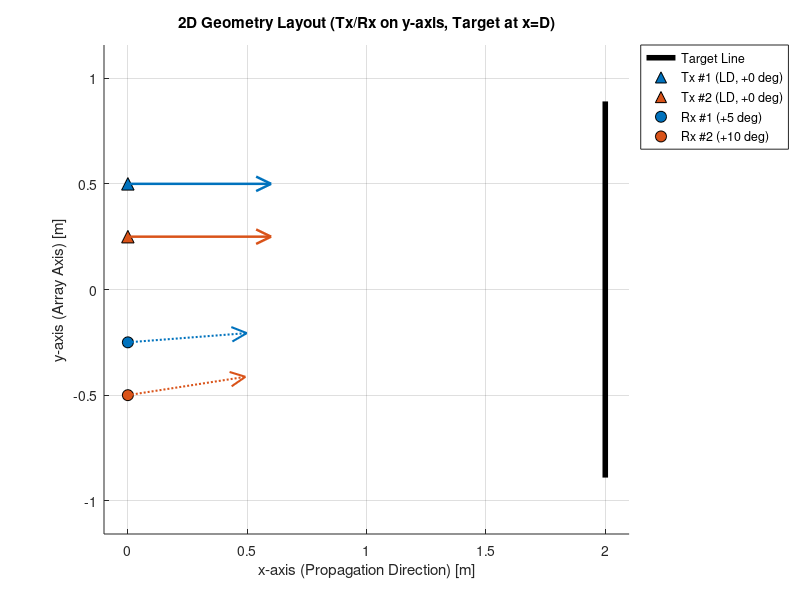
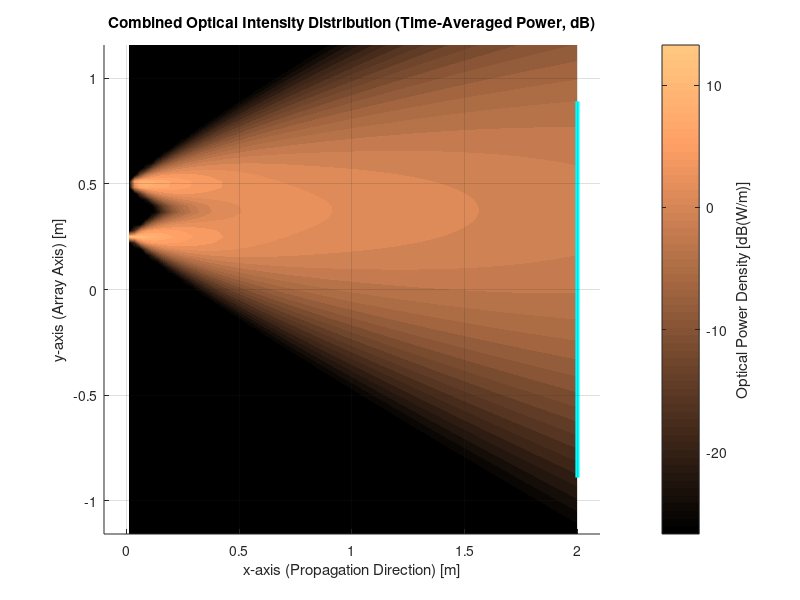
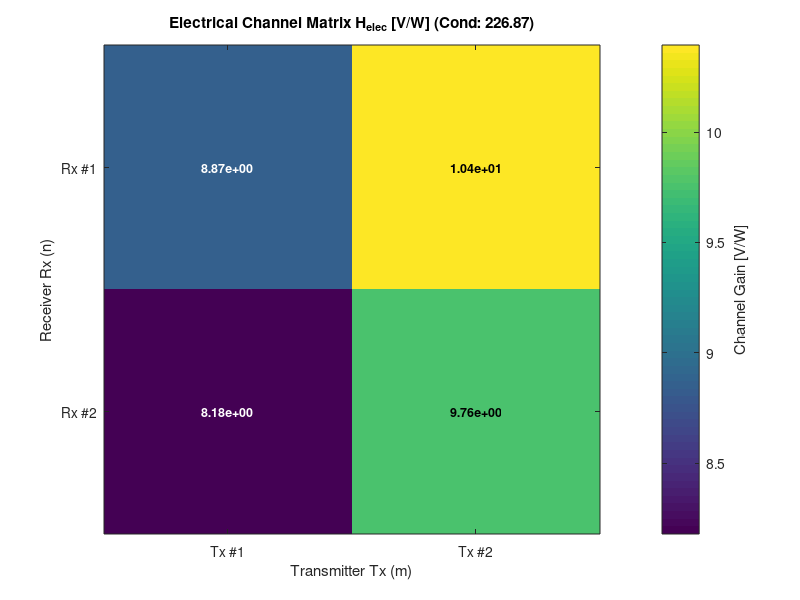
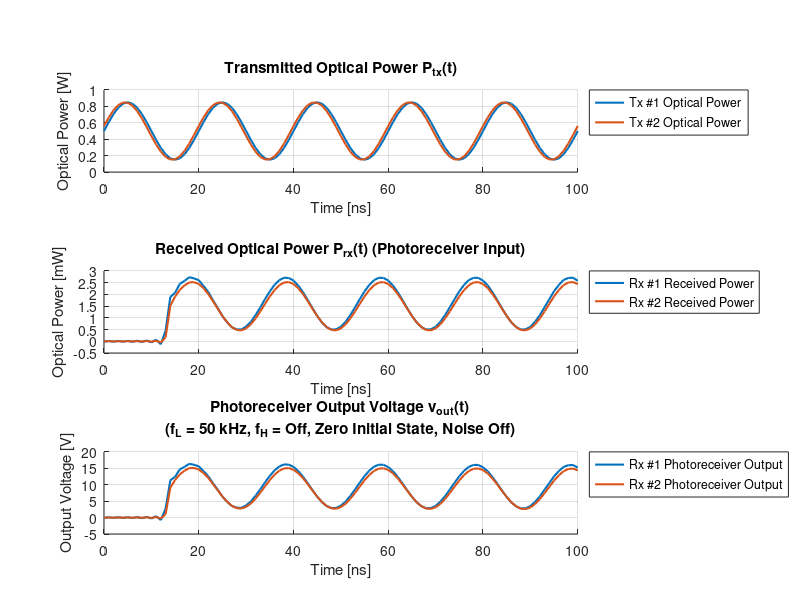

The MATLAB script that drew these images, in order:
% =========================================================================
% 関数名: optical_mimo_simulation
%
% 【関数呼び出し形式】
%   [y, H_elec, H_opt, info] = optical_mimo_simulation(x, params);
%
% 【概要】
% 純粋な2次元直交座標系 (x, y) における光MIMO（インコヒーレント光・LiDAR反射型）
% 空間伝搬シミュレーション関数。
% 光路長差による伝搬時間遅延（Time of Flight: TOF）およびマルチパス広がりを
% 周波数領域複素伝達関数 H(f) により厳密にモデル化。
%
% 【2次元座標系の定義】
%   - x 軸: 前方進行方向（右向き正面が 0 度、距離 [m]）
%   - y 軸: アレイ配置・横方向軸 [m]
%   - 偏角 theta: 正面 (+x 方向) を 0 度とした xy 平面内の回転角 [deg]
%   - 光源 (Tx) / 受光器 (Rx): y 軸上 (x = 0) に配置
%   - 反射ターゲット: x = D に位置する y 軸方向の線分（微小線素パッチ分割）
%   - 空間光強度: 各座標 (x, y) における合成光パワー密度 [W/m]
%
% 【受光回路モデル】
%   - 受光モジュール (APD + 内蔵アンプ) の帯域を 1次HPF (低域遮断 hpf_cutoff) と
%     1次LPF (高域遮断 lpf_cutoff) で模擬 (例: 浜松ホトニクス C5658 = 0.05 MHz ～ 1 GHz)
%   - params.initial_state により送受信の初期状態を選択
%       'zero'  : t < 0 は無送信・受光回路は静止状態（光の到達遅延・点灯直後の過渡を観測）
%       'steady': 入力 x を1周期として繰り返し送信している定常状態
%                 （x の長さは信号周期の整数倍とすること）
%   - 信号経路: x(t) [W] -> 光チャネル -> P_rx(t) [W] (info.P_rx) -> R * G -> HPF/LPF
%               -> v_signal(t) [V] (info.v_signal) -> 受光器雑音 -> y(t) [V]
%   - 雑音 (noise_params.model = 'fixed'): 光入力換算の固定雑音 input_noise_rms [W rms]
%     (例: C5658 = -48 dBm = 16 nW rms)。受光光パワーが減衰すると SNR が低下する
%   - 受光光パワーが 1 dB 圧縮点 (rx_common.compression_power) を超えると警告（飽和は模擬しない）
% =========================================================================

function [y, H_elec, H_opt, info] = optical_mimo_simulation(x, params)

% ---------------------------------------------------------------------
% 1. 入力引数の検証およびパラメータの補完
% ---------------------------------------------------------------------
default_params = get_default_params();
if nargin < 2 || isempty(params)
params = default_params;
else
params = fill_missing_fields(params, default_params);
end

% 旧パラメータ dc_block との互換: dc_block = false が指定された場合は HPF を無効化
if isfield(params.rx_common, 'dc_block') && ~params.rx_common.dc_block
params.rx_common.hpf_cutoff = 0;
end

% ---------------------------------------------------------------------
% 2. 入力光信号 x の次元チェックと時間軸 t_vec の生成
% ---------------------------------------------------------------------
M_expected = length(params.tx_array);

if nargin < 1 || isempty(x)
% デフォルトテスト波形: 50 MHz 高周波正弦波、Tx #2 は位相 10 度ずらし
fs = params.fs;
t_vec = 0:(1/fs):100e-9;
num_samples = length(t_vec);
x = zeros(M_expected, num_samples);
f_carrier = 50.0e6;
for m = 1:M_expected
phase_offset = (m - 1) * (10.0 * pi / 180);
x(m, :) = 0.5 + 0.35 * sin(2 * pi * f_carrier * t_vec + phase_offset);
end
else
% 入力信号が転置されている場合の補正 (M x 1 を期待)
if size(x, 1) == 1 && size(x, 2) == M_expected
x = x.';
end
num_samples = size(x, 2);
if num_samples > 1
t_vec = (0:(num_samples - 1)) / params.fs;
else
t_vec = 0;  % 静的スナップショット
end
end

% ---------------------------------------------------------------------
% 3. 2次元反射ターゲット幾何（線分パッチ群）の生成
% ---------------------------------------------------------------------
target_geo = generate_target_geometry_2d(params.target);

% ---------------------------------------------------------------------
% 4. 2次元光チャネル行列 H_opt およびパッチ別遅延データの計算
% ---------------------------------------------------------------------
[H_opt, patch_data] = calculate_optical_channel_2d(params.tx_array, params.rx_array, ...
target_geo, params.rx_common, ...
params.medium_extinction);

% ---------------------------------------------------------------------
% 5. 静的電気チャネル行列 H_elec の計算 (DC / 準静的極限ゲイン)
% ---------------------------------------------------------------------
G_tia = params.rx_common.tia_gain;
R_resp = params.rx_common.responsivity;
H_elec = G_tia * R_resp * H_opt;

% ---------------------------------------------------------------------
% 6. 受光光パワー P_rx および受光モジュール出力 y の算出（TOF伝搬遅延モデル対応）
%    光チャネル: x(t) [W] -> P_rx(t) [W]（受光器入力）
%    受光回路  : P_rx(t) -> 光電変換 (R * G) -> HPF/LPF -> v_signal(t) [V] -> 雑音付加 -> y(t) [V]
% ---------------------------------------------------------------------
c_speed = 2.99792458e8 / params.refractive_index;
is_steady = strcmpi(params.initial_state, 'steady');

if num_samples > 1
% 時系列信号: パッチごとの伝搬遅延と受光回路の周波数特性を周波数領域伝達関数 H(f) で畳み込み
%   steady: 巡回畳み込み（周期送信の定常状態）、HPF も定常応答として周波数領域で適用
%   zero  : 線形畳み込み、HPF は時定数が解析区間より長いため時間領域の零初期状態 IIR で適用
tau_patches = patch_data.path_length / c_speed;
[P_rx, P_rx_filt] = simulate_tof_propagation(x, patch_data.dH, tau_patches, params.fs, ...
params.rx_common, is_steady);
v_signal = G_tia * R_resp * P_rx_filt;
if ~is_steady
v_signal = apply_rx_highpass_zero_state(v_signal, params.rx_common.hpf_cutoff, params.fs);
end
else
% 静的スナップショット: 遅延は位相に影響しないため実数行列の瞬時積
% (DC解析のため、HPF 有効時は定常状態で DC 成分が遮断され出力 0)
P_rx = H_opt * x;
v_signal = H_elec * x;
if params.rx_common.hpf_cutoff > 0
v_signal = zeros(size(v_signal));
end
end

[y, noise_rms_v] = apply_receiver_noise(v_signal, params.noise_params, params.rx_common, params.fs);

% 受光光パワーが 1 dB 圧縮点を超える場合は警告（飽和特性は模擬しない）
P_rx_peak = max(P_rx, [], 2);
P_comp = params.rx_common.compression_power;
is_compressed = false(size(P_rx_peak));
if P_comp > 0
is_compressed = P_rx_peak > P_comp;
for n = find(is_compressed(:).')
warning('optical_mimo_simulation:compression', ...
    'Rx #%d: 受光光パワーのピーク %.3g W が 1 dB 圧縮点 %.3g W を超えています（飽和は模擬していません）', ...
    n, P_rx_peak(n), P_comp);
end
end

% ---------------------------------------------------------------------
% 7. チャネル解析情報の収集
% ---------------------------------------------------------------------
sing_vals = svd(H_elec);
cond_num = cond(H_elec);

info.singular_values = sing_vals;
info.condition_number = cond_num;
info.rank = rank(H_elec);
info.target_geometry = target_geo;
info.H_optical = H_opt;
info.H_electrical = H_elec;
info.time_vector = t_vec;
info.patch_data = patch_data;
info.P_rx = P_rx;                          % 受光器入力の光パワー [W] (N x サンプル数)
info.P_rx_peak = P_rx_peak;                % 受光光パワーのピーク [W] (N x 1)
info.is_compressed = is_compressed;        % 1 dB 圧縮点の超過 (N x 1)
info.v_signal = v_signal;                  % 雑音付加前の受光モジュール出力 [V]
info.noise_rms_v = noise_rms_v;            % 出力換算の雑音 rms [V] (雑音無効時は 0)
if noise_rms_v > 0
info.snr_peak_db = 20 * log10(max(abs(v_signal), [], 2) / noise_rms_v);   % ピーク SNR [dB] (N x 1)
else
info.snr_peak_db = Inf(size(v_signal, 1), 1);
end

% ---------------------------------------------------------------------
% 8. 可視化レンダリング（enable_plot が true の場合のみ実行）
% ---------------------------------------------------------------------
if isfield(params, 'enable_plot') && params.enable_plot
render_simulation_visuals_2d(params, target_geo, H_elec, x, P_rx, y, t_vec, cond_num);
end

end

% =========================================================================
% 内部関数群: 2次元デフォルトパラメータの取得 (2Tx x 2Rx)
% =========================================================================
function p = get_default_params()
p.medium_extinction = 0.0;     % 消散係数 (0.0: 空気中, >0: 水中 [1/m])
p.refractive_index = 1.0;      % 媒体屈折率 (空気中: 1.0, 純水: 1.33)
p.fs = 1.0e9;                  % サンプリング周波数 [Hz] (1 GHz)
p.initial_state = 'zero';      % 送受信の初期状態 ('zero': t<0 は無送信, 'steady': x の周期送信の定常状態)
p.enable_plot = true;          % 可視化フラグ
p.intensity_plot_scale = 'dB'; % 光強度分布図の表示スケール ('dB' または 'linear')
p.intensity_db_range = 40.0;   % dB表示時のダイナミックレンジ [dB] (最大値からの表示下限)

% 送信アレイ (Tx: x=0 の y軸上に配置, ターゲット平板に対し垂直 0 deg)
% Tx #1: (0, 0.50) [m]
p.tx_array(1).pos = [0.0,  0.50];
p.tx_array(1).type = 'LD';
p.tx_array(1).pointing_deg = 0.0;
p.tx_array(1).fwhm = 25.0;

% Tx #2: (0, 0.25) [m]
p.tx_array(2).pos = [0.0,  0.25];
p.tx_array(2).type = 'LD';
p.tx_array(2).pointing_deg = 0.0;
p.tx_array(2).fwhm = 25.0;

% 受光アレイ (Rx: x=0 の y軸上に配置)
% Rx #1: (0, -0.25) [m], 内向き +5 deg
p.rx_array(1).pos = [0.0, -0.25];
p.rx_array(1).pointing_deg =   5.0;

% Rx #2: (0, -0.50) [m], 内向き +10 deg
p.rx_array(2).pos = [0.0, -0.50];
p.rx_array(2).pointing_deg =  10.0;

% 受光器共通仕様 (2D受光開口幅)
p.rx_common.aperture_width = 0.01;         % 2D受光開口幅 [m] (10mm)
p.rx_common.fov_deg = 45.0;                % 視野角 半角 [deg]
p.rx_common.responsivity = 0.60;           % PD感度 [A/W]
p.rx_common.tia_gain = 1.0e4;              % TIAゲイン [V/A]
p.rx_common.hpf_cutoff = 0.05e6;           % 受光回路の低域遮断周波数 [Hz] (1次HPF, 0: 無効) C5658: 0.05 MHz
p.rx_common.lpf_cutoff = 0;                % 受光回路の高域遮断周波数 [Hz] (1次LPF, 0: 無効) C5658: 1 GHz
p.rx_common.compression_power = 0;         % 1 dB 圧縮点の光入力パワー [W] (超過時は警告のみ, 0: 判定しない) C5658: 3 uW

% 反射ターゲット (x = distance に置かれた y軸方向の線分壁)
p.target.distance = 2.0;                   % x 軸距離 [m]
p.target.length = 1.8;                     % y 方向の長さ [m]
p.target.num_patches = 90;                 % 分割パッチ数 (線素数)
p.target.reflectance = 0.80;               % 拡散反射率 (rho = 0.8)

% ノイズ設定
p.noise_params.enable = false;
p.noise_params.model = 'fixed';            % 'fixed': 受光器の固定雑音 (光入力換算), 'snr': 信号に対する SNR 一定
p.noise_params.input_noise_rms = 16e-9;    % 光入力換算の雑音 rms [W] (受光回路帯域内) C5658: -48 dBm (16 nW rms)
p.noise_params.snr_db = 30.0;              % model = 'snr' のときの SNR [dB]
p.noise_params.seed = [];                  % 乱数シード ([]: 固定しない)
end

% =========================================================================
% 内部関数: 未定義パラメータの再帰的補完
% =========================================================================
function user_s = fill_missing_fields(user_s, def_s)
if ~isstruct(user_s)
user_s = def_s;
return;
end

fnames = fieldnames(def_s);
for i = 1:length(fnames)
f = fnames{i};
if ~isfield(user_s, f)
user_s.(f) = def_s.(f);
else
if isstruct(def_s.(f)) && isstruct(user_s.(f)) && ...
numel(def_s.(f)) == 1 && numel(user_s.(f)) == 1
user_s.(f) = fill_missing_fields(user_s.(f), def_s.(f));
end
end
end
end

% =========================================================================
% 内部関数: 2次元反射ターゲット線分パッチ生成
% =========================================================================
function target = generate_target_geometry_2d(t_params)
K = t_params.num_patches;
L = t_params.length;
D = t_params.distance;

y_edges = linspace(-L / 2, L / 2, K + 1);
y_centers = (y_edges(1:end-1) + y_edges(2:end)) / 2;
dl = L / K;

target.p = zeros(K, 2);
target.p(:, 1) = D;                        % x 座標 (距離 D)
target.p(:, 2) = y_centers(:);             % y 座標
target.n = repmat([-1.0, 0.0], K, 1);      % 法線は正面を向く (-x 方向)
target.dl = dl * ones(K, 1);               % 各パッチの線素長 [m]
target.rho = t_params.reflectance;
end

% =========================================================================
% 内部関数: 2次元光伝搬結合係数およびパッチ別光路長の計算
% =========================================================================
function [H_opt, patch_data] = calculate_optical_channel_2d(tx_array, rx_array, target, rx_common, c_ext)
M = length(tx_array);
N = length(rx_array);
K = size(target.p, 1);

H_opt = zeros(N, M);
dH_tensor = zeros(N, M, K);
path_tensor = zeros(N, M, K);

for m = 1:M
tx_pos = tx_array(m).pos(1:2);
pointing_tx = tx_array(m).pointing_deg;
v_tx = [cosd(pointing_tx), sind(pointing_tx)];
fwhm_m = tx_array(m).fwhm;
type_m = tx_array(m).type;

% Tx_m から全パッチへの幾何計算
d1_vec = target.p - repmat(tx_pos, K, 1);
r1 = sqrt(sum(d1_vec.^2, 2));
u1 = d1_vec ./ repmat(max(r1, 1e-6), 1, 2);

cos_alpha = sum(repmat(v_tx, K, 1) .* u1, 2);
cos_alpha = max(min(cos_alpha, 1.0), -1.0);
alpha_deg = acosd(cos_alpha);

cos_psi1 = sum(-u1 .* target.n, 2);
cos_psi1 = max(cos_psi1, 0.0);

R_tx = eval_tx_radiation_2d(alpha_deg, fwhm_m, type_m);
E_patch = (R_tx .* cos_psi1 ./ max(r1, 1e-6)) .* exp(-c_ext * r1);

for n = 1:N
    rx_pos = rx_array(n).pos(1:2);
    pointing_rx = rx_array(n).pointing_deg;
    v_rx = [cosd(pointing_rx), sind(pointing_rx)];

    % パッチから Rx_n への幾何計算
    d2_vec = repmat(rx_pos, K, 1) - target.p;
    r2 = sqrt(sum(d2_vec.^2, 2));
    u2 = d2_vec ./ repmat(max(r2, 1e-6), 1, 2);

    cos_theta2 = sum(u2 .* target.n, 2);
    cos_theta2 = max(cos_theta2, 0.0);

    cos_psi2 = sum(-u2 .* repmat(v_rx, K, 1), 2);
    cos_psi2 = max(min(cos_psi2, 1.0), -1.0);
    psi2_deg = acosd(cos_psi2);

    fov_mask = double(psi2_deg <= rx_common.fov_deg);

    dH = (E_patch * (target.rho / 2.0)) .* ...
         (cos_theta2 .* cos_psi2 ./ max(r2, 1e-6)) .* ...
         rx_common.aperture_width .* exp(-c_ext * r2) .* fov_mask .* target.dl;

    H_opt(n, m) = sum(dH);
    dH_tensor(n, m, :) = dH;
    path_tensor(n, m, :) = r1 + r2;   % 往復光路長 [m]
end


end

patch_data.dH = dH_tensor;
patch_data.path_length = path_tensor;
end

% =========================================================================
% 内部関数: TOF周波数領域伝達関数による時系列信号の厳密伝搬シミュレーション
%   P_rx      : 受光器に到達する光パワー [W]（光チャネルのみ、受光回路の特性を含まない）
%   P_rx_filt : P_rx に受光回路の周波数特性を適用したもの [W]
%               (LPF、定常状態では HPF も含む。零初期状態の HPF は呼び出し側で適用)
%   is_periodic = true : x を1周期とする周期送信の定常状態（巡回畳み込み）
%   is_periodic = false: t < 0 は無送信（ゼロパディングによる線形畳み込み）
% =========================================================================
function [P_rx, P_rx_filt] = simulate_tof_propagation(x, dH_patches, tau_patches, fs, rx_common, is_periodic)
[M, num_samples] = size(x);
N = size(dH_patches, 1);

if is_periodic
n_pad = 0;
else
max_tau = max(tau_patches(:));
n_pad = ceil(max_tau * fs) + 64;
end
n_fft = num_samples + n_pad;

% 正の周波数ベクトル（DCからナイキスト周波数まで）
num_pos = floor(n_fft / 2) + 1;
f_pos = (0:(num_pos - 1)) * (fs / n_fft);

% 受光回路の周波数特性（LPF、定常状態では HPF も含む）
H_rx_full = hermitian_full_spectrum(eval_rx_frequency_response(f_pos, rx_common, is_periodic), n_fft);

P_rx = zeros(N, num_samples);
P_rx_filt = zeros(N, num_samples);

% 送信波形をゼロパディングしてFFT（定常状態ではパディングなしの巡回畳み込み）
X_fft = zeros(M, n_fft);
for m = 1:M
x_padded = [x(m, :), zeros(1, n_pad)];
X_fft(m, :) = fft(x_padded);
end

for n = 1:N
Y_fft_n = zeros(1, n_fft);
for m = 1:M
dH_km = squeeze(dH_patches(n, m, :));          % [K x 1]
tau_km = squeeze(tau_patches(n, m, :));         % [K x 1]

    % 各パッチの位相回転 exp(-j 2*pi*f*tau) を積分した伝達関数 H(f)
    phase_mat = -2.0 * pi * (tau_km * f_pos);       % [K x num_pos]
    H_half = sum(repmat(dH_km, 1, num_pos) .* exp(1i * phase_mat), 1);

    Y_fft_n = Y_fft_n + X_fft(m, :) .* hermitian_full_spectrum(H_half, n_fft);
end
p_time = real(ifft(Y_fft_n));
P_rx(n, :) = p_time(1:num_samples);
p_time = real(ifft(Y_fft_n .* H_rx_full));
P_rx_filt(n, :) = p_time(1:num_samples);


end
end

% =========================================================================
% 内部関数: 正の周波数成分 (DC ～ ナイキスト) からエルミート対称な全周波数ベクトルを構築
% =========================================================================
function H_full = hermitian_full_spectrum(H_half, n_fft)
num_pos = floor(n_fft / 2) + 1;
H_full = zeros(1, n_fft);
H_full(1:num_pos) = H_half;
if mod(n_fft, 2) == 0
H_full((num_pos + 1):n_fft) = conj(H_half(end-1:-1:2));
else
H_full((num_pos + 1):n_fft) = conj(H_half(end:-1:2));
end
end

% =========================================================================
% 内部関数: 2次元放射パターン評価 (LED / LD)
%   戻り値 R(alpha) [1/rad] は -90 ～ +90 deg の角度積分が 1 となるよう正規化。
%   送信光パワー P [W] に対する放射強度は P * R(alpha) [W/rad] となる。
% =========================================================================
function R = eval_tx_radiation_2d(alpha_deg, fwhm_deg, type)
if strcmpi(type, 'LED')
cos_half = cosd(min(fwhm_deg / 2.0, 89.0));
m_order = -log(2.0) / log(cos_half);
% 正規化積分: int_{-pi/2}^{pi/2} cos^m(a) da = sqrt(pi) * Gamma((m+1)/2) / Gamma(m/2+1)
norm_int = sqrt(pi) * exp(gammaln((m_order + 1) / 2) - gammaln(m_order / 2 + 1));
rad = alpha_deg * (pi / 180.0);
R = zeros(size(alpha_deg));
valid = abs(alpha_deg) <= 90.0;
R(valid) = (cos(rad(valid)).^m_order) / norm_int;
else
sigma = (fwhm_deg / 2.0) / sqrt(2 * log(2));
% 正規化積分: int_{-pi/2}^{pi/2} exp(-a^2 / (2 sigma^2)) da
sigma_rad = sigma * (pi / 180.0);
norm_int = sqrt(2 * pi) * sigma_rad * erf((pi / 2) / (sqrt(2) * sigma_rad));
R = exp(-0.5 * (alpha_deg ./ sigma).^2) / norm_int;
R(abs(alpha_deg) > 90.0) = 0.0;
end
end

% =========================================================================
% 内部関数: 受光回路の周波数特性 (1次LPF・1次HPF のアナログ伝達関数)
%   H_LPF(f) = 1 / (1 + j f / f_H),  H_HPF(f) = (j f / f_L) / (1 + j f / f_L)
% =========================================================================
function H_rx = eval_rx_frequency_response(f, rx_common, include_hpf)
H_rx = ones(size(f));

f_H = rx_common.lpf_cutoff;
if f_H > 0 && isfinite(f_H)
H_rx = H_rx ./ (1 + 1i * f / f_H);
end

f_L = rx_common.hpf_cutoff;
if include_hpf && f_L > 0
jf = 1i * f / f_L;
H_rx = H_rx .* (jf ./ (1 + jf));
end
end

% =========================================================================
% 内部関数: 受光回路 1次HPF（AC結合）の零初期状態応答
%   t < 0 で回路が静止している状態から、因果的な IIR フィルタとして時間領域で適用。
%   HPF の時定数 1/(2 pi f_L) は解析区間より十分長いため、周波数領域ではなく
%   双一次変換（プリワーピング付き）による時間領域処理とする。
% =========================================================================
function y_out = apply_rx_highpass_zero_state(y_in, f_L, fs)
y_out = y_in;
if f_L <= 0
return;
end

K = tan(pi * f_L / fs);
b = [1, -1] / (1 + K);
a = [1, (K - 1) / (1 + K)];
for n = 1:size(y_in, 1)
y_out(n, :) = filter(b, a, y_in(n, :));
end
end

% =========================================================================
% 内部関数: 受光器雑音の付加
%   model = 'fixed': 受光器の固定雑音（光入力換算 input_noise_rms [W rms]）。
%                    白色ガウス雑音を受光回路の HPF/LPF で帯域制限した後、出力換算の
%                    rms が input_noise_rms * (R * G) となるようスケーリングして加える。
%                    雑音レベルは信号に依存しないため、受光光パワーの減衰に応じて SNR が低下する。
%   model = 'snr'  : 出力信号の平均電力に対して snr_db [dB] となる白色雑音（従来モデル）
%   戻り値 noise_rms_v: 出力換算の雑音 rms [V]（雑音無効時は 0）
% =========================================================================
function [y_out, noise_rms_v] = apply_receiver_noise(y_in, noise_params, rx_common, fs)
y_out = y_in;
noise_rms_v = 0;
if ~isfield(noise_params, 'enable') || ~noise_params.enable
return;
end

if ~isempty(noise_params.seed)
rng(noise_params.seed);
end

[N, num_samples] = size(y_in);
if strcmpi(noise_params.model, 'snr')
snr_linear = 10^(noise_params.snr_db / 10);
sig_power = mean(y_in(:).^2);
if sig_power <= 0
    sig_power = 1.0;
end
noise_rms_v = sqrt(sig_power / max(snr_linear, 1e-12));
y_out = y_in + noise_rms_v * randn(size(y_in));
return;
end

noise_rms_v = noise_params.input_noise_rms * rx_common.responsivity * rx_common.tia_gain;
if num_samples > 1
% 定常な雑音のため、受光回路の HPF/LPF を定常応答として周波数領域で適用
num_pos = floor(num_samples / 2) + 1;
f_pos = (0:(num_pos - 1)) * (fs / num_samples);
H_rx_full = hermitian_full_spectrum(eval_rx_frequency_response(f_pos, rx_common, true), num_samples);
shaped = real(ifft(fft(randn(N, num_samples), [], 2) .* repmat(H_rx_full, N, 1), [], 2));
% 単位分散の白色雑音に対するフィルタ出力の rms で正規化（Parseval）
noise = shaped / sqrt(mean(abs(H_rx_full).^2)) * noise_rms_v;
else
noise = noise_rms_v * randn(N, 1);
end
y_out = y_in + noise;
end

% =========================================================================
% 内部関数: 2次元可視化レンダリング（1グラフ1Figure、波形は上下1Figure）
% =========================================================================
function render_simulation_visuals_2d(params, target, H_elec, X, P_rx, Y, t, cond_num)
M = length(params.tx_array);
N = length(params.rx_array);

colors_tx = lines(max(M, 3));
colors_rx = lines(max(N, 5));

D_target = target.p(1, 1);
y_min_t  = min(target.p(:, 2));
y_max_t  = max(target.p(:, 2));

% 表示範囲: ターゲット・Tx・Rx の y 座標をすべて含み、距離 D に応じた余白を付加
y_all = [y_min_t, y_max_t, ...
arrayfun(@(s) s.pos(2), params.tx_array), ...
arrayfun(@(s) s.pos(2), params.rx_array)];
y_margin = 0.15 * max(max(y_all) - min(y_all), 0.05 * D_target);
y_lim_plot = [min(y_all) - y_margin, max(y_all) + y_margin];
x_margin = 0.05 * D_target;

% ---------------------------------------------------------------------
% Figure 1: 2D幾何配置図 (2D Geometry Layout)
%   距離 D と y 方向の広がりの比が大きくても潰れないよう axis equal は使わない
%   (矢印は実際の指向方向を示すが、x と y の縮尺は一致しない)
% ---------------------------------------------------------------------
figure('Name', 'Optical MIMO 2D - Geometry Layout', ...
'NumberTitle', 'off', 'Position', [50, 480, 580, 420]);
hold on; grid on;
xlabel('x-axis (Propagation Direction) [m]');
ylabel('y-axis (Array Axis) [m]');
title('2D Geometry Layout (Tx/Rx on y-axis, Target at x=D)');

plot([D_target, D_target], [y_min_t, y_max_t], 'k-', 'LineWidth', 4.0, 'DisplayName', 'Target Line');

len_arrow_tx = 0.30 * D_target;   % Tx 矢印幹の長さ [m] (ターゲット距離に比例)
len_arrow_rx = 0.25 * D_target;   % Rx 矢印幹の長さ [m] (ターゲット距離に比例)

for m = 1:M
pos = params.tx_array(m).pos;
theta = params.tx_array(m).pointing_deg;
plot(pos(1), pos(2), '^', 'MarkerSize', 9, ...
'MarkerFaceColor', colors_tx(m, :), 'Color', 'k', ...
'DisplayName', sprintf('Tx #%d (%s, %+.0f deg)', m, params.tx_array(m).type, theta));
end

for n = 1:N
pos = params.rx_array(n).pos;
theta = params.rx_array(n).pointing_deg;
plot(pos(1), pos(2), 'o', 'MarkerSize', 8, ...
'MarkerFaceColor', colors_rx(n, :), 'Color', 'k', ...
'DisplayName', sprintf('Rx #%d (%+.0f deg)', n, theta));
end
legend('Location', 'northeastoutside');
xlim([-x_margin, D_target + x_margin]);
ylim(y_lim_plot);

% 矢印は凡例・表示範囲の確定後に描画（矢じりの形状を画面上で一定に保つため）
for m = 1:M
theta = params.tx_array(m).pointing_deg;
draw_pointing_arrow_2d(params.tx_array(m).pos, [cosd(theta), sind(theta)], len_arrow_tx, ...
    colors_tx(m, :), '-', 1.8);
end

for n = 1:N
% Rx 矢印: 細かく密なドット点線 (':')
theta = params.rx_array(n).pointing_deg;
draw_pointing_arrow_2d(params.rx_array(n).pos, [cosd(theta), sind(theta)], len_arrow_rx, ...
    colors_rx(n, :), ':', 1.5);
end

% ---------------------------------------------------------------------
% Figure 2: 空間 (x, y) における合成光強度分布ヒートマップ
% ---------------------------------------------------------------------
figure('Name', 'Optical MIMO 2D - Optical Intensity Distribution', ...
'NumberTitle', 'off', 'Position', [650, 480, 600, 420]);
hold on; grid on;

num_samples = size(X, 2);
if num_samples > 1
P_weights = mean(X, 2);
weight_mode_str = 'Time-Averaged Power';
else
P_weights = X;
weight_mode_str = 'Static Power';
end

gx = linspace(0.01, D_target, 80);
gy = linspace(y_lim_plot(1), y_lim_plot(2), 80);
[GX, GY] = meshgrid(gx, gy);
field_intensity = zeros(size(GX));

for m = 1:M
t_pos = params.tx_array(m).pos;
v_m = [cosd(params.tx_array(m).pointing_deg), sind(params.tx_array(m).pointing_deg)];
dx = GX - t_pos(1);
dy = GY - t_pos(2);
dist = sqrt(dx.^2 + dy.^2);
cos_ang = (dx * v_m(1) + dy * v_m(2)) ./ max(dist, 1e-6);
ang = acosd(max(min(cos_ang, 1.0), -1.0));
rad_pat = eval_tx_radiation_2d(ang, params.tx_array(m).fwhm, params.tx_array(m).type);

field_intensity = field_intensity + ...
    P_weights(m) * (rad_pat ./ max(dist, 0.05)) .* exp(-params.medium_extinction * dist);


end

use_db = strcmpi(params.intensity_plot_scale, 'dB');
if use_db
% dB表示: 最大値から intensity_db_range [dB] 下までを表示範囲とする
I_max = max(field_intensity(:));
if I_max <= 0
    I_max = 1e-30;
end
db_top = 10 * log10(I_max);
db_floor = db_top - params.intensity_db_range;
field_plot = 10 * log10(max(field_intensity, 10^(db_floor / 10)));
cb_label_str = 'Optical Power Density [dB(W/m)]';
scale_str = 'dB';
else
field_plot = field_intensity;
cb_label_str = 'Optical Power Density [W/m]';
scale_str = 'Linear';
end

contourf(GX, GY, field_plot, 25, 'LineStyle', 'none');
h_cb_field = colorbar;
ylabel(h_cb_field, cb_label_str);
if use_db
caxis([db_floor, db_top]);
end
try
colormap(gca, 'copper');
catch
colormap('copper');
end
plot([D_target, D_target], [y_min_t, y_max_t], 'c-', 'LineWidth', 3.0);
title(sprintf('Combined Optical Intensity Distribution (%s, %s)', weight_mode_str, scale_str));
xlabel('x-axis (Propagation Direction) [m]');
ylabel('y-axis (Array Axis) [m]');
xlim([-x_margin, D_target + x_margin]);
ylim(y_lim_plot);

% ---------------------------------------------------------------------
% Figure 3: 電気チャネル行列 H_elec ヒートマップ (DC極限)
% ---------------------------------------------------------------------
figure('Name', 'Optical MIMO 2D - Electrical Channel Matrix', ...
'NumberTitle', 'off', 'Position', [50, 40, 580, 390]);
imagesc(H_elec);
h_cb = colorbar;
ylabel(h_cb, 'Channel Gain [V/W]');
title(sprintf('Electrical Channel Matrix H_{elec} [V/W] (Cond: %.2f)', cond_num));
xlabel('Transmitter Tx (m)');
ylabel('Receiver Rx (n)');
set(gca, 'XTick', 1:M, 'YTick', 1:N);
set(gca, 'XTickLabel', arrayfun(@(i) sprintf('Tx #%d', i), 1:M, 'UniformOutput', false));
set(gca, 'YTickLabel', arrayfun(@(i) sprintf('Rx #%d', i), 1:N, 'UniformOutput', false));

h_min = min(H_elec(:));
h_max = max(H_elec(:));
h_range = max(h_max - h_min, 1e-12);
for n = 1:N
for m = 1:M
val = H_elec(n, m);
norm_val = (val - h_min) / h_range;
if norm_val > 0.55
text_col = 'k';
else
text_col = 'w';
end
text(m, n, sprintf('%.2e', val), ...
'HorizontalAlignment', 'center', 'Color', text_col, 'FontWeight', 'bold', 'FontSize', 9);
end
end

% ---------------------------------------------------------------------
% Figure 4: 送信光パワー波形（上段）、受光光パワー波形（中段）、受光モジュール出力電圧波形（下段）
% ---------------------------------------------------------------------
figure('Name', 'Optical MIMO 2D - Transmitted Power, Received Power and Photoreceiver Output', ...
'NumberTitle', 'off', 'Position', [650, 40, 760, 720]);

% 受光回路の帯域・初期状態・雑音の表示文字列
if strcmpi(params.initial_state, 'steady')
state_str = 'Steady State';
else
state_str = 'Zero Initial State';
end
rx_band_str = sprintf('f_L = %s, f_H = %s', ...
format_freq_str(params.rx_common.hpf_cutoff), format_freq_str(params.rx_common.lpf_cutoff));
noise_p = params.noise_params;
show_noise_level = noise_p.enable && strcmpi(noise_p.model, 'fixed');
if ~noise_p.enable
noise_str = 'Noise Off';
elseif show_noise_level
noise_str = sprintf('Noise %s rms (Input-Referred)', format_power_str(noise_p.input_noise_rms));
else
noise_str = sprintf('Noise SNR %g dB', noise_p.snr_db);
end
P_comp = params.rx_common.compression_power;
[p_scale, p_unit] = select_power_unit(max(abs(P_rx(:))));

if length(t) > 1
t_max = max(t);
if t_max < 1.0e-6
t_scale = 1.0e9;
t_unit = 'ns';
elseif t_max < 1.0e-3
t_scale = 1.0e6;
t_unit = 'us';
else
t_scale = 1.0e3;
t_unit = 'ms';
end
t_disp = t * t_scale;

% 上段: 送信光パワー波形 P_tx(t)
ax_tx = subplot(3, 1, 1);
hold on; grid on;
for m = 1:M
    plot(t_disp, X(m, :), 'LineWidth', 1.5, 'Color', colors_tx(m, :), ...
        'DisplayName', sprintf('Tx #%d Optical Power', m));
end
xlabel(sprintf('Time [%s]', t_unit));
ylabel('Optical Power [W]');
xlim([0, max(t_disp)]);
title('Transmitted Optical Power P_{tx}(t)');
legend('Location', 'northeastoutside');

% 中段: 受光器入力の光パワー波形 P_rx(t)
ax_prx = subplot(3, 1, 2);
hold on; grid on;
for n = 1:N
    plot(t_disp, P_rx(n, :) * p_scale, 'LineWidth', 1.5, 'Color', colors_rx(n, :), ...
        'DisplayName', sprintf('Rx #%d Received Power', n));
end
xlabel(sprintf('Time [%s]', t_unit));
ylabel(sprintf('Optical Power [%s]', p_unit));
xlim([0, max(t_disp)]);
% 雑音レベル・1 dB 圧縮点は表示範囲内にある場合のみ破線で表示
y_lim_prx = ylim;
in_range = @(level) level > y_lim_prx(1) && level < y_lim_prx(2);
if show_noise_level && in_range(noise_p.input_noise_rms * p_scale)
    plot([t_disp(1), t_disp(end)], [1, 1] * noise_p.input_noise_rms * p_scale, 'k--', 'LineWidth', 1.0, ...
        'DisplayName', sprintf('Noise Level (%s rms)', format_power_str(noise_p.input_noise_rms)));
end
if P_comp > 0 && in_range(P_comp * p_scale)
    plot([t_disp(1), t_disp(end)], [1, 1] * P_comp * p_scale, 'r--', 'LineWidth', 1.0, ...
        'DisplayName', sprintf('1 dB Compression (%s)', format_power_str(P_comp)));
end
ylim(y_lim_prx);
title('Received Optical Power P_{rx}(t) (Photoreceiver Input)');
legend('Location', 'northeastoutside');

% 下段: 受光モジュール出力電圧波形 v_out(t)
ax_rx = subplot(3, 1, 3);
hold on; grid on;
for n = 1:N
    plot(t_disp, Y(n, :), 'LineWidth', 1.5, 'Color', colors_rx(n, :), ...
        'DisplayName', sprintf('Rx #%d Photoreceiver Output', n));
end
xlabel(sprintf('Time [%s]', t_unit));
ylabel('Output Voltage [V]');
xlim([0, max(t_disp)]);
title({'Photoreceiver Output Voltage v_{out}(t)', sprintf('(%s, %s, %s)', rx_band_str, state_str, noise_str)});
legend('Location', 'northeastoutside');

% 凡例を軸の外に置いた上で、3段の時間軸の幅をそろえる
drawnow;
ax_all = [ax_tx, ax_prx, ax_rx];
pos_all = cell2mat(get(ax_all, 'Position'));
ax_width = min(pos_all(:, 3));
for i = 1:numel(ax_all)
    set(ax_all(i), 'Position', [pos_all(i, 1), pos_all(i, 2), ax_width, pos_all(i, 4)]);
end


else
subplot(3, 1, 1);
bar(1:M, X, 'FaceColor', [0.85, 0.45, 0.2]);
xlabel('Transmitter Tx (m)');
ylabel('Optical Power [W]');
set(gca, 'XTick', 1:M);
set(gca, 'XTickLabel', arrayfun(@(i) sprintf('Tx #%d', i), 1:M, 'UniformOutput', false));
title('Transmitted Static Optical Power P_{tx}');

subplot(3, 1, 2);
bar(1:N, P_rx * p_scale, 'FaceColor', [0.3, 0.65, 0.4]);
xlabel('Receiver Rx (n)');
ylabel(sprintf('Optical Power [%s]', p_unit));
set(gca, 'XTick', 1:N);
set(gca, 'XTickLabel', arrayfun(@(i) sprintf('Rx #%d', i), 1:N, 'UniformOutput', false));
title('Received Static Optical Power P_{rx} (Photoreceiver Input)');

subplot(3, 1, 3);
bar(1:N, Y, 'FaceColor', [0.2, 0.5, 0.8]);
xlabel('Receiver Rx (n)');
ylabel('Output Voltage [V]');
set(gca, 'XTick', 1:N);
set(gca, 'XTickLabel', arrayfun(@(i) sprintf('Rx #%d', i), 1:N, 'UniformOutput', false));
title({'Photoreceiver Static Output Voltage v_{out}', sprintf('(%s, DC Analysis, %s)', rx_band_str, noise_str)});


end

end

% =========================================================================
% 内部関数: 指向方向矢印の描画（x, y の縮尺が異なる軸でも矢じり形状を一定に保つ）
%   矢印の幹はデータ座標上の実際の指向方向に描き、矢じりは画面ピクセル座標で
%   一定の大きさ・開き角となるよう計算してデータ座標に戻す。
% =========================================================================
function draw_pointing_arrow_2d(p0, v_dir, len, color, line_style, line_width)
p0 = p0(1:2);
tip = p0 + len * v_dir;

% 現在の軸における 1 ピクセルあたりのデータ量 [m/px]
drawnow;
ax = gca;
old_units = get(ax, 'Units');
set(ax, 'Units', 'pixels');
ax_pos = get(ax, 'Position');
set(ax, 'Units', old_units);
x_lim = get(ax, 'XLim');
y_lim = get(ax, 'YLim');
s_px = [diff(x_lim) / ax_pos(3), diff(y_lim) / ax_pos(4)];

% 矢印をピクセル座標に変換し、矢じりの2辺を求める
d_px = (tip - p0) ./ s_px;
L_px = norm(d_px);
if L_px <= 0
return;
end
u_px = d_px / L_px;
head_px = min(12.0, 0.35 * L_px);      % 矢じりの長さ [px]
head_ang = 25.0;                        % 矢じりの開き半角 [deg]
rot_p = [cosd(head_ang), -sind(head_ang); sind(head_ang), cosd(head_ang)];
rot_m = rot_p.';
w1 = tip - head_px * (rot_p * u_px.').' .* s_px;
w2 = tip - head_px * (rot_m * u_px.').' .* s_px;

plot([p0(1), tip(1)], [p0(2), tip(2)], 'Color', color, 'LineStyle', line_style, ...
'LineWidth', line_width, 'HandleVisibility', 'off');
plot([w1(1), tip(1), w2(1)], [w1(2), tip(2), w2(2)], 'Color', color, 'LineStyle', '-', ...
'LineWidth', line_width, 'HandleVisibility', 'off');
end

% =========================================================================
% 内部関数: 周波数の表示用文字列 (0 以下・非有限は 'Off')
% =========================================================================
function s = format_freq_str(f)
if ~(f > 0) || ~isfinite(f)
s = 'Off';
elseif f >= 1e9
s = sprintf('%g GHz', f / 1e9);
elseif f >= 1e6
s = sprintf('%g MHz', f / 1e6);
elseif f >= 1e3
s = sprintf('%g kHz', f / 1e3);
else
s = sprintf('%g Hz', f);
end
end

% =========================================================================
% 内部関数: 光パワー表示用の単位選択 (W / mW / uW / nW / pW)
% =========================================================================
function [p_scale, p_unit] = select_power_unit(p_max)
if ~(p_max > 0) || p_max >= 1
p_scale = 1;
p_unit = 'W';
elseif p_max >= 1e-3
p_scale = 1e3;
p_unit = 'mW';
elseif p_max >= 1e-6
p_scale = 1e6;
p_unit = '\muW';
elseif p_max >= 1e-9
p_scale = 1e9;
p_unit = 'nW';
else
p_scale = 1e12;
p_unit = 'pW';
end
end

% =========================================================================
% 内部関数: 光パワーの表示用文字列 (例: 16 nW, 3 \muW)
% =========================================================================
function s = format_power_str(p)
[p_scale, p_unit] = select_power_unit(p);
s = sprintf('%g %s', p * p_scale, p_unit);
end
